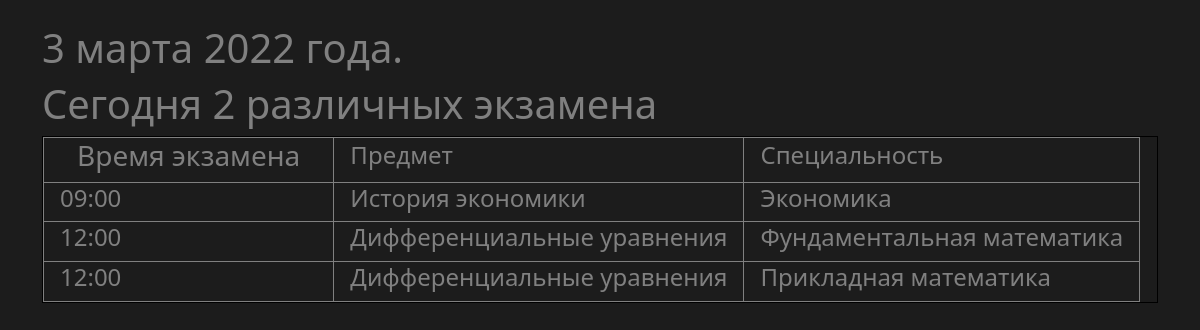
Screenshot of /table.php?day=3 with the database file from the repository.
### tables this page shows
CREATE TABLE `Schedule1` (
  `id` int(11) NOT NULL,
  `id_subject` int(11) DEFAULT NULL,
  `date_time` datetime DEFAULT NULL
);

CREATE TABLE `Subjects_to_specialities1` (
  `id` int(11) NOT NULL,
  `id_speciality` int(11) DEFAULT NULL,
  `id_subject` int(11) DEFAULT NULL
);

CREATE TABLE `Subjects1` (
  `id` int(11) NOT NULL,
  `title` varchar(150) DEFAULT NULL
);

CREATE TABLE `Specialities1` (
  `id` int(11) NOT NULL,
  `code_sp` int(11) DEFAULT NULL,
  `title` varchar(150) DEFAULT NULL
);

### table.php (the view, shortened to what this page needs)
<html lang="ru">
<head>
    <link rel="stylesheet" href="https://cdn.jsdelivr.net/npm/bootstrap@5.1.3/dist/css/bootstrap.min.css">
    <link rel="stylesheet" href="style.css">
</head>
<body>
    <div class="container mt-4">
        <?php
        $day = $_GET["day"];
        $day1 = "$day марта 2022 года.";
        echo "<h1>$day1</h1>";
        ?>
        <table class="bodytable">
            <tr>
                <th>
                    <h3>Время экзамена</h3>
                </th>
                <th>
                    <h4>Предмет</h4>
                </th>
                <th>
                    <h4>Специальность</h4>
                </th>
            </tr>
            <?php
            $mysql0 = new PDO("mysql:host=sql111.epizy.com;dbname=epiz_31326209_main", 'epiz_31326209', 'MIWpFHj53616OIj',array(PDO::MYSQL_ATTR_INIT_COMMAND=>"SET NAMES utf8"));
            $mysql0->setAttribute(PDO::ATTR_ERRMODE, PDO::ERRMODE_EXCEPTION);
            $q1 = "SELECT * FROM `Schedule1` WHERE DATE_FORMAT(`date_time`,'%d') = $day ORDER BY `date_time`";
            $statement = $mysql0->prepare($q1);
            $statement->execute();
            $result_array = $statement->fetchAll();
            $count = 0;
            $mysql = new mysqli('sql111.epizy.com', 'epiz_31326209', 'MIWpFHj53616OIj', 'epiz_31326209_main');
            $mysql->set_charset('utf8');
            foreach ($result_array as $sh) :
                $count += 1;
                $time = $sh['date_time'];
                $id_sub = $sh['id_subject'];
                $q2 = "SELECT * FROM `Subjects1` WHERE `id`= $id_sub";
                $sub1 = mysqli_query($mysql, $q2);
                $sub = $sub1->fetch_assoc();
                $title2 = $sub['title'];
                $q3 = "SELECT * FROM `Subjects_to_specialities1` WHERE `id_subject`= $id_sub";
                $sts1 = mysqli_query($mysql, $q3);
                while ($sts = mysqli_fetch_array($sts1)) :
                    $id_spec = $sts['id_speciality'];
                    $q4 = "SELECT * FROM `Specialities1` WHERE `id`= $id_spec";
                    $spec1 = mysqli_query($mysql, $q4);
                    $spec = $spec1->fetch_assoc();
                    $title4 = $spec['title'];
            ?>
                    <tr>
                        <th>
                            <h4><?= substr($time, 10, 6) ?></h4>
                        </th>
                        <th>
                            <h4><?= $title2 ?></h4>
                        </th>
                        <th>
                            <h4><?= $title4 ?></h4>
                        </th>
                    </tr>
            <?php
                endwhile;
            endforeach;
            if ($count > 1 && $count < 5) echo "<h1>Сегодня $count различных экзамена</h1>";
            ?>
        </table>
    </div>
</body>
</html>

### style.css (style rules this page uses)
body { background-color: #1C1C1C; }
h1 { color: gray; }
h3 { color: gray; margin-left: 32px; margin-right: 32px; }
h4 { color: gray; margin-left: 15px; margin-right: 15px; }
.bodytable { background-color: #1C1C1C; border: 1px solid gray; margin-left: auto; margin-right: auto; border: 1px solid #000; display: block; }
th, td { border: 1px solid grey; }

### rows the page displays
schedule1: date_time "09:00"
subjects_to_specialities1: id_subject.title "История экономики", id_speciality.title "Экономика"
schedule1: date_time "12:00"
subjects_to_specialities1: id_subject.title "Дифференциальные уравнения", id_speciality.title "Фундаментальная математика"
subjects_to_specialities1: id_subject.title "Дифференциальные уравнения", id_speciality.title "Прикладная математика"

### other values shown
$day1 "3 марта 2022 года."
$count "2"
